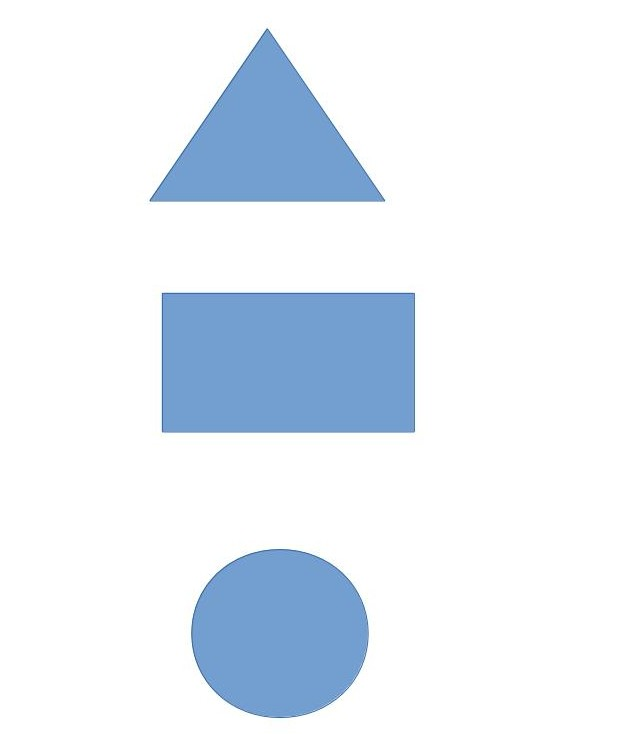
#> input picture pd/ytv/images.jpg, 643 x 734 px
$ python harris.py
#> lines starting #> are read from the running program, lines starting #| are printed output that depends on the picture; after the words box and inside, x2 and y2 are one past the last pixel; in counts of white or black regions, pixels touching at a corner belong together
import cv2

import numpy as np

img = cv2.imread('images.jpg')
#> img is the input picture: shape (734, 643, 3); mean B, G, R 246.7, 238.5, 231

gray = cv2.cvtColor(img, cv2.COLOR_BGR2GRAY)
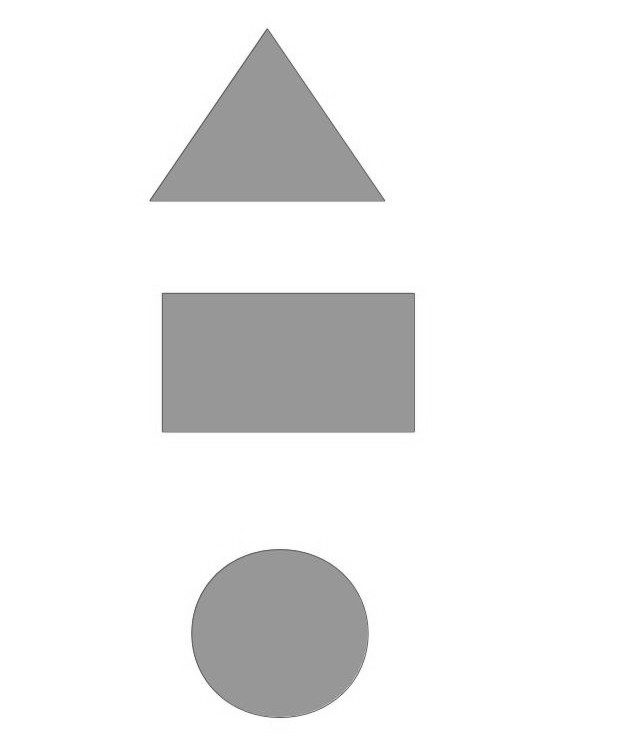
#> gray: shape (734, 643); min 80, max 255, mean 237.1

gray = np.float32(gray)

dst = cv2.cornerHarris(gray, 2, 3, 0.04)
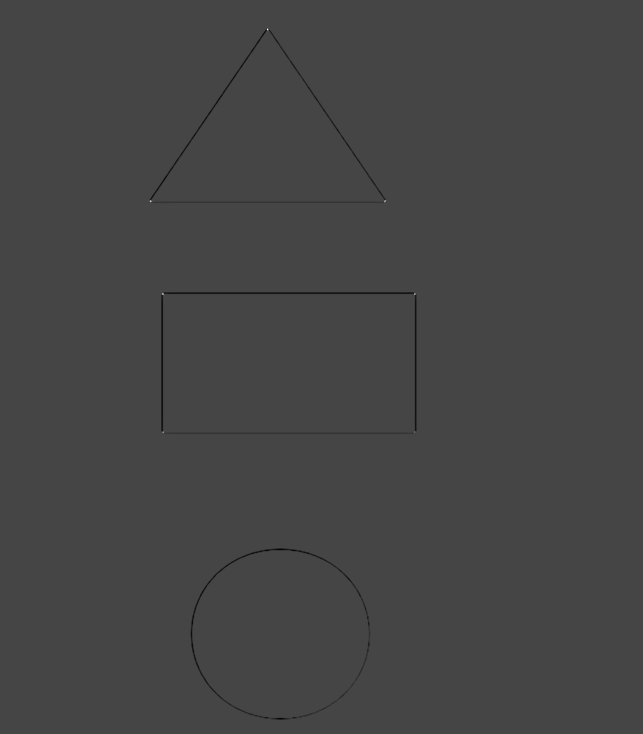
#> dst: shape (734, 643) float32; min -11183557, max 29621204, mean -37966.2; drawn with min black and max white

dst = cv2.dilate(dst,None)

img[dst>0.01*dst.max()]=[0,0,255]
#> img: shape (734, 643, 3); 0.03% of pixels changed, all inside (x1, y1, x2, y2) = (148, 27, 417, 435)

cv2.imshow('dst',img)

if cv2.waitKey(0) & 0xff == 27:
#> (key Esc is pressed here)
#> (the run stopped early here; a loop or call above may not have finished)
